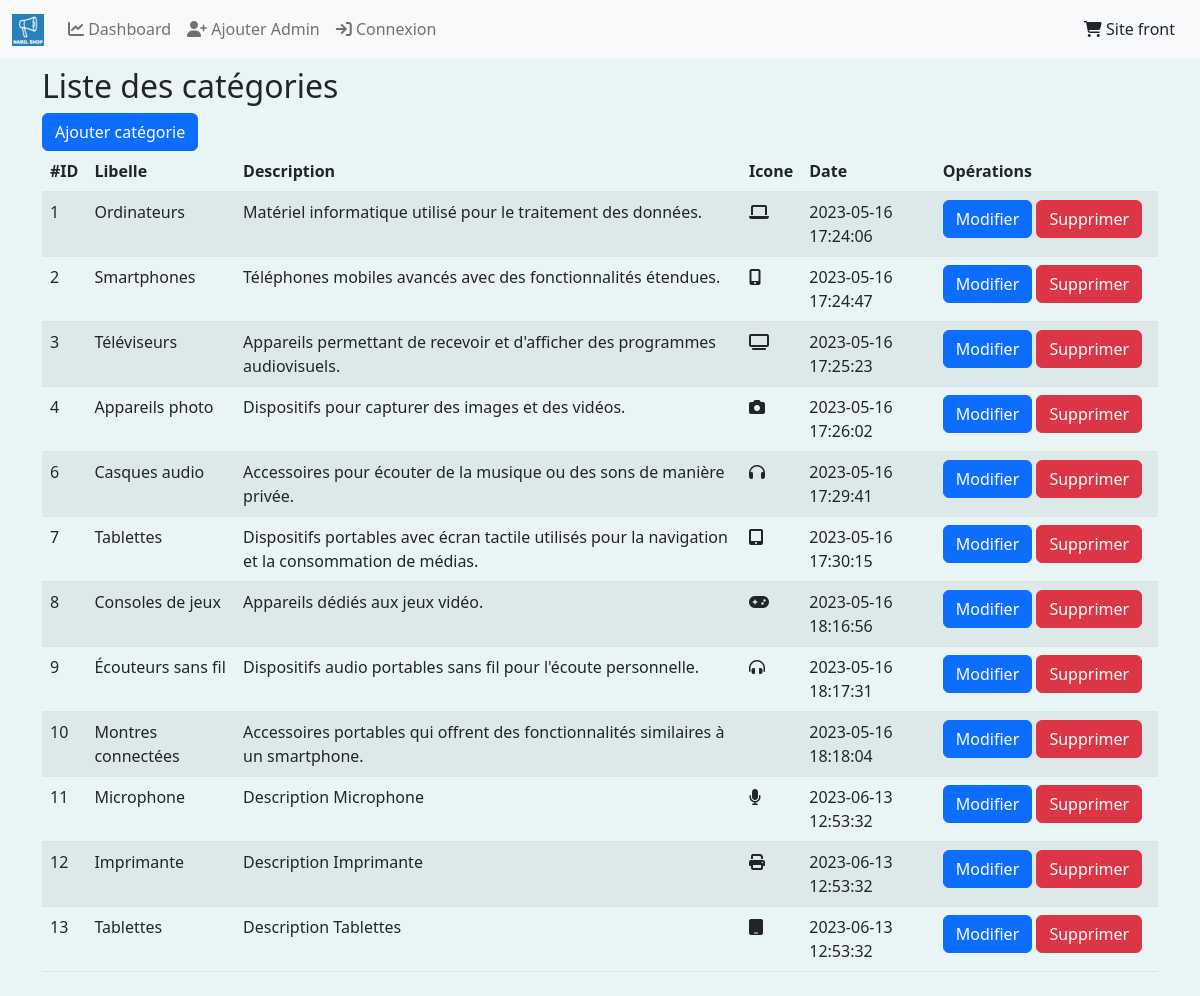
/categories.php, run on the app's committed database.
### tables this page shows
CREATE TABLE `categorie` (
  `id` int(11) NOT NULL,
  `libelle` varchar(100) NOT NULL,
  `description` varchar(250) NOT NULL,
  `date_creation` datetime NOT NULL DEFAULT current_timestamp(),
  `icone` varchar(255) NOT NULL
);

### categories.php (the view, shortened to what this page needs)
<!doctype html>
<html lang="en">
<head>
    <?php include 'include/head.php' ?>
</head>
<body>
<?php include 'include/nav.php' ?>
<div class="container py-2">
    <h2>Liste des catégories</h2>
    <a href="ajouter_categorie.php" class="btn btn-primary">Ajouter catégorie</a>
    <table class="table table-striped table-hover">
        <thead>
            <tr>
                <th>#ID</th>
                <th>Libelle</th>
                <th>Description</th>
                <th>Icone</th>
                <th>Date</th>
                <th style="width: 20%;">Opérations</th>
            </tr>
        </thead>
        <tbody>
        <?php
        require_once 'include/database.php';
        $categories = $pdo->query('SELECT * FROM categorie')->fetchAll(PDO::FETCH_ASSOC);
        foreach ($categories as $categorie){
            ?>
            <tr>
                <td><?php echo $categorie['id'] ?></td>
                <td><?php echo $categorie['libelle'] ?></td>
                <td><?php echo $categorie['description'] ?></td>
                <td>
                    <i class="fa <?php echo $categorie['icone'] ?>"></i>
                </td>
                <td><?php echo $categorie['date_creation'] ?></td>
                <td>
                    <a href="modifier_categorie.php?id=<?php echo $categorie['id'] ?>" class="btn btn-primary">Modifier</a>
                    <a href="supprimer_categorie.php?id=<?php echo $categorie['id'] ?>" onclick="return confirm('Voulez vous vraiment supprimer la catégorie <?php echo $categorie['libelle'] ?>');" class="btn btn-danger">Supprimer</a>
                </td>
            </tr>
            <?php
        }
        ?>
        </tbody>
    </table>
</div>
</body>
</html>

### assets/css/registrementUser.css (style rules this page uses)
body { background-color: #e9f5f5; }

### assets/css/connexionUser.css (style rules this page uses)
body { background-color: #e9f5f5; }

### data on the page
categorie: id "1", libelle "Ordinateurs", description "Matériel informatique utilisé pour le traitement des données.", date_creation "2023-05-16 17:24:06"
categorie: id "2", libelle "Smartphones", description "Téléphones mobiles avancés avec des fonctionnalités étendues.", date_creation "2023-05-16 17:24:47"
categorie: id "3", libelle "Téléviseurs", description "Appareils permettant de recevoir et d'afficher des programmes audiovisuels.", date_creation "2023-05-16 17:25:23"
categorie: id "4", libelle "Appareils photo", description "Dispositifs pour capturer des images et des vidéos.", date_creation "2023-05-16 17:26:02"
categorie: id "6", libelle "Casques audio", description "Accessoires pour écouter de la musique ou des sons de manière privée.", date_creation "2023-05-16 17:29:41"
categorie: id "7", libelle "Tablettes", description "Dispositifs portables avec écran tactile utilisés pour la navigation et la consommation de médias.", date_creation "2023-05-16 17:30:15"
categorie: id "8", libelle "Consoles de jeux", description "Appareils dédiés aux jeux vidéo.", date_creation "2023-05-16 18:16:56"
categorie: id "9", libelle "Écouteurs sans fil", description "Dispositifs audio portables sans fil pour l'écoute personnelle.", date_creation "2023-05-16 18:17:31"
categorie: id "10", libelle "Montres connectées", description "Accessoires portables qui offrent des fonctionnalités similaires à un smartphone.", date_creation "2023-05-16 18:18:04"
categorie: id "11", libelle "Microphone", description "Description Microphone", date_creation "2023-06-13 12:53:32"
categorie: id "12", libelle "Imprimante", description "Description Imprimante", date_creation "2023-06-13 12:53:32"
categorie: id "13", libelle "Tablettes", description "Description Tablettes", date_creation "2023-06-13 12:53:32"
